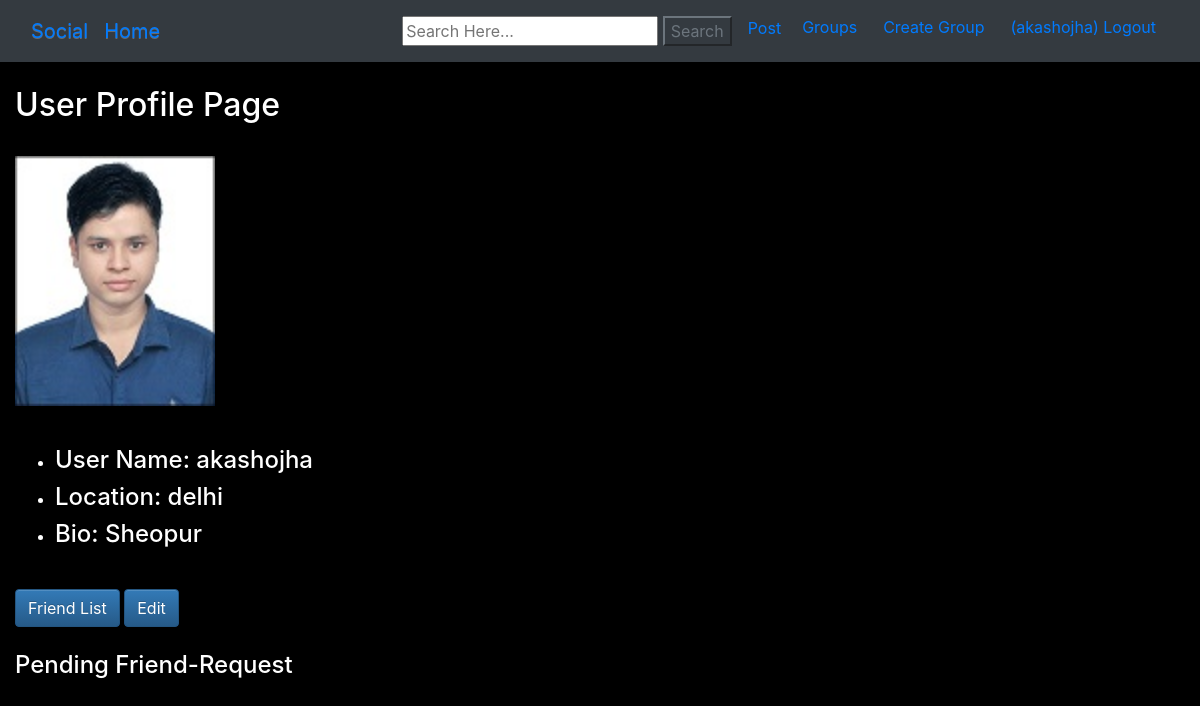
Before: /accounts/user/1 (signed in) with the older database file.
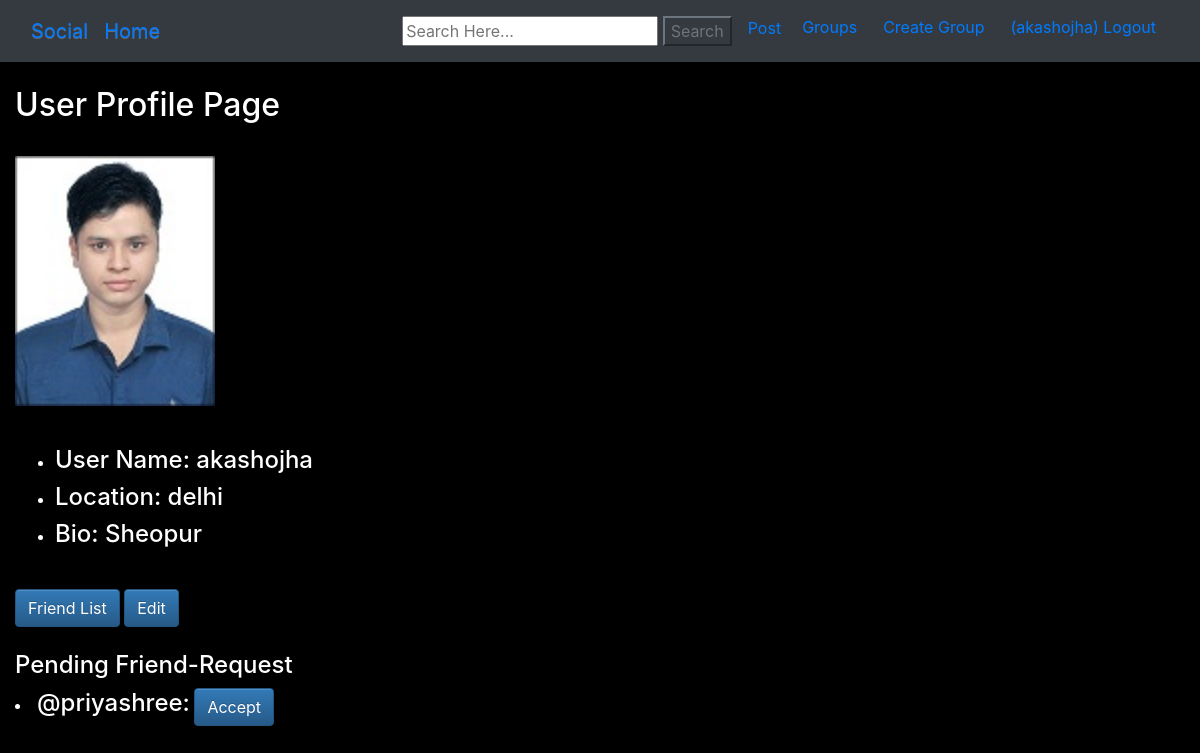
After: the same page with the newer database file.
### accounts/models.py (models this page shows, shortened)
class Profile(models.Model):
    user = models.OneToOneField(User, on_delete=models.CASCADE, primary_key=True)
    profile_img = models.ImageField(upload_to= 'accounts/profile_img',
                                        default='accounts/profile_img/no_image.jpg')
    bio = models.CharField(max_length=50, blank=True)
    location = models.CharField(max_length=50, blank=True)
    dob = models.DateField(null=True, blank=True)
    friends = models.ManyToManyField(User, blank=True, related_name="friends")
    lat= models.DecimalField(max_digits=8, decimal_places=6, default=0.0)
    long = models.DecimalField(max_digits=8, decimal_places=6, default=0.0)

class Friend_Request(models.Model):
    from_user = models.ForeignKey(User, related_name='from_user',
                 on_delete=models.CASCADE)
    to_user = models.ForeignKey(User, related_name='to_user',
                 on_delete=models.CASCADE)

### accounts/views.py (the view)
# urls.py: path('user/<int:pk>', views.user_detail,name='user_detail'),
def user_detail(request, pk):
    user_page = User.objects.get(pk=pk)
    all_friend_request_recived = []
    all_friend_request_sent = []
    q1 = Friend_Request.objects.filter(to_user=request.user)
    for item in q1:
        u=item.from_user
        all_friend_request_recived.append(u) #print(all_friend_request_recived)
    q3 = Friend_Request.objects.filter(from_user=request.user)
    for item in q3:
        u=item.to_user
        all_friend_request_sent.append(u) #print(all_friend_request_sent)
    logged_user = Profile.objects.get(user_id=request.user.id)
    logged_user_friends = logged_user.friends.all()
    return render(request,  'accounts/user_detail.html', {'user_page':user_page,
        'q1':all_friend_request_recived, 'q2':logged_user_friends,
             'q3':all_friend_request_sent,'all_friend_requests':q1 })

### accounts/models.py (called while the page is built)
def get_first_name(self):
    return "@{}".format(self.username)

### accounts/templates/accounts/user_detail.html (shortened to what this page needs)
{% extends 'base.html' %}
{% load bootstrap4 %}
{% load static %}
{% block content %}
<h2>User Profile Page</h2>
<br>
<img src="{{user_page.profile.profile_img.url}}" alt="Smiley face" width='200' height='auto'>
<br>
<ul>
    <li><h4>User Name: {{user_page.username}}</h4></li>
    <li><h4>Location: {{user_page.profile.location}}</h4></li>
    <li><h4>Bio: {{user_page.profile.bio}}</h4></li>
</ul>
<br>
<a class="btn btn-primary btn-large" href="{% url 'accounts:user_friend_list' user_page.id %}">Friend List</a>
{% if user_page == request.user %}
<a class="btn btn-primary btn-large" href="{% url 'accounts:edit_profile' %}">Edit</a>
{% endif %}
 <br><br>
{%if user_page == request.user %}
<h4>Pending Friend-Request </h4>
{% for friend_request in all_friend_requests %}
    <li><label for="accept"><h4>{{friend_request.from_user}}:</h4> </label>
        <a class="btn btn-primary btn-large" id="accept" href="{% url 'accounts:accept_friend_request'
            requestID=friend_request.from_user.id %}">Accept</a><br></li>
{% endfor %}
{% endif %}
{% endblock %}

### templates/base.html (shortened to what this page needs)
<!DOCTYPE html>
{% load static %}
<html lang="en" dir="ltr">
  <head>
    <link rel="stylesheet" href="https://stackpath.bootstrapcdn.com/bootstrap/4.1.3/css/bootstrap.min.css"
>
    <link rel="stylesheet" href="https://maxcdn.bootstrapcdn.com/bootstrap/3.3.7/css/bootstrap-theme.min.css"
>
    <link href="https://maxcdn.bootstrapcdn.com/font-awesome/4.7.0/css/font-awesome.min.css" rel="stylesheet">
    <link rel="stylesheet" href="{% static 'simplesocial/css/master.css' %}">
  </head>
  <body>
      <nav class="navbar navbar-expand-lg bg-dark mynav" role="navigation" id="navbar">
        <div class="container-fluid">
          <div class="navbar-nav align-items-center mynav">
            <a class="navbar-brand mynav" href="{% url 'home' %}">Social</a>
            <a class="navbar-brand mynav" href="{% url 'accounts:user_detail' user.id %}">Home</a>
          </div>
          <div class="navbar-nav ml-auto">
            {% if user.is_authenticated %}
            <form class="nav-item nav-link" method="GET" action= "{% url 'accounts:search-profile' %}" >
              <div class="input-field">
                  <input type="text" name="searched" value="{{ request.GET.q }}" placeholder="Search Here...">
                 <button class="btn-outline-secondary" type="submit" name="action">Search</button>
              </div>
              </form>
            <a class="nav-item nav-link" href="{% url 'posts:create' %}" class="btn btn-simple">Post</a>
            <a href="{% url 'groups:all' %}" class="btn btn-simple">Groups</a>
            <a href="{% url 'groups:create' %}" class="btn btn-simple">Create Group</a>
            <a href="{% url 'accounts:logout' %}" class="btn btn-simple">({{request.user.username}}) Logout</a>
            {% else %}
            <a href="{% url 'groups:all' %}"class="btn btn-simple">Groups</a>
            <a href="{% url 'accounts:signup'%}"class="btn btn-simple">Sign Up</a>
            <a href="{% url 'accounts:login' %}"class="btn btn-simple">Log In</a>
            {% endif %}
          </div>
        </div>
      </nav>
      <div class="container-fluid">
        <br>
        {% block content %}
        {% endblock %}
      </div>
  </body>
  </html>

### static/simplesocial/css/master.css (style rules this page uses)
body { margin: 0; overflow: hidden; background-color: black; color:white; }

Changed rows visible on the page:
added Friend_Request: from_user "@priyashree"
